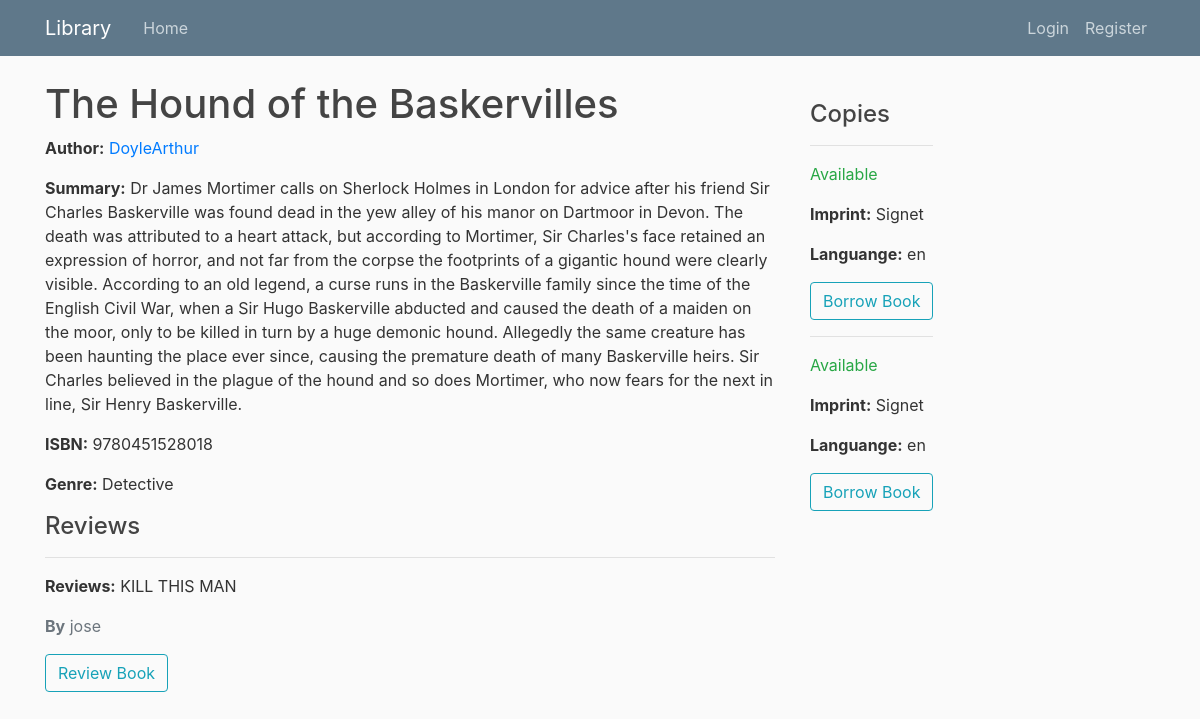
Before: /catalog/book/2/ with the older database file.
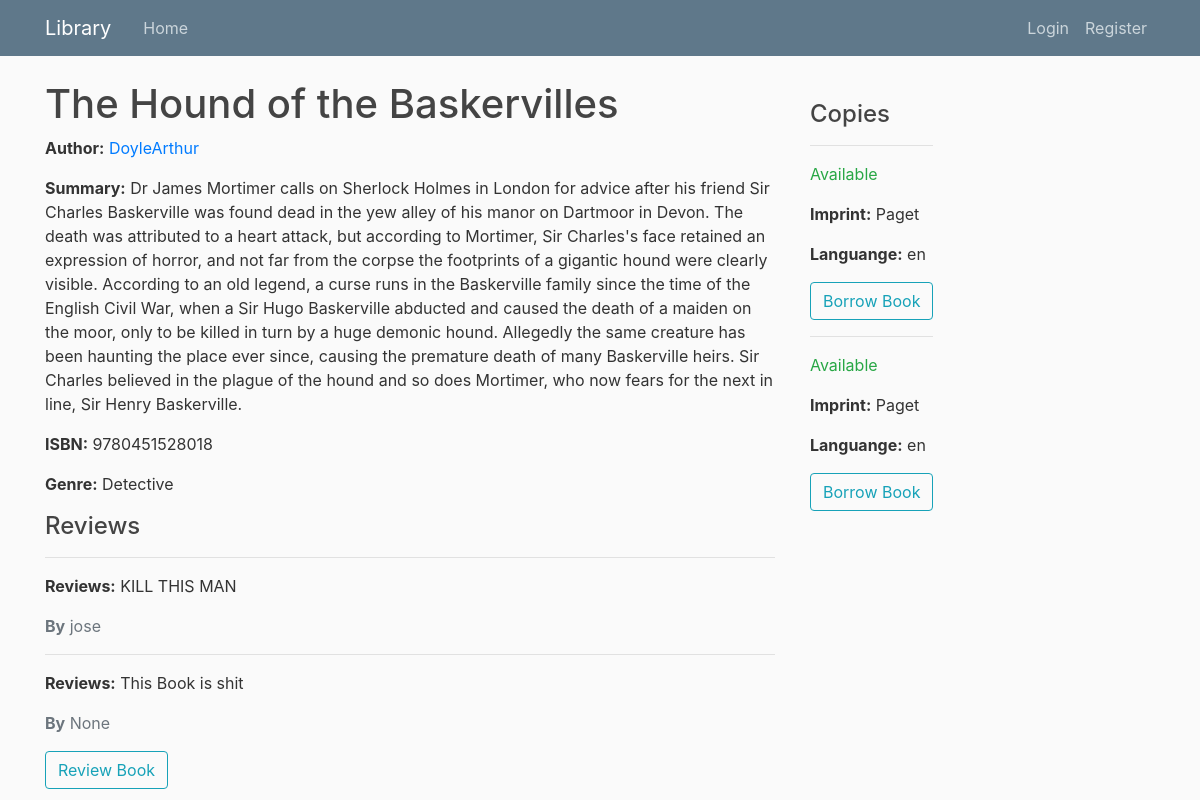
After: the same page with the newer database file.
### catalog/models.py (models this page shows, shortened)
class Book(models.Model):
    title=models.CharField(max_length=200)
    author=models.ForeignKey('Author',on_delete=models.SET_NULL,null=True)
    summary=models.TextField(max_length=1000,help_text="Enter a brief desciption of Book")
    isbn=models.CharField("ISBN",max_length=13,help_text="13 Character ISBN Number")
    genre=models.ManyToManyField(Genre,help_text="Select a genre for this book!")

class Author(models.Model):
    first_name=models.CharField(max_length=100)
    last_name=models.CharField(max_length=100)
    data_of_birth=models.DateField(null=True,blank=True)
    date_of_death=models.DateField('Died',null=True,blank=True)
    class Meta:
        ordering=['last_name','first_name']
    def __str__(self):
        return f'{self.last_name}{self.first_name}'

class Genre(models.Model):
    name=models.CharField(max_length=200,help_text="Enter a Genra(e.g Detective)")
    def __str__(self):
        return self.name

class Reviews(models.Model):
    book=models.ForeignKey("Book",on_delete=models.PROTECT,db_constraint=False,null=True)
    Reviewuser=models.ForeignKey(User,on_delete=models.SET_NULL,null=True)
    review=models.CharField(max_length=200)

class BookInstance(models.Model):
    id=models.UUIDField(primary_key=True,default=uuid.uuid4,help_text="Unique ID")
    book=models.ForeignKey("Book",on_delete=models.PROTECT,db_constraint=False,null=True)
    imprint=models.CharField(max_length=200)
    due_back=models.DateField(null=True,blank=True)
    LOAN_STATUS =(
        ('a','Available'),
        ('r','Reserved'),
    )
    BookUser=models.ForeignKey(User,on_delete=models.SET_NULL,blank=True,null=True)
    Languages=(
        ('ab', 'Abkhaz'),
        ('aa', 'Afar'),
        ('af', 'Afrikaans'),
        ('ak', 'Akan'),
        ('sq', 'Albanian'),
        ('am', 'Amharic'),
        ('ar', 'Arabic'),
        ('an', 'Aragonese'),
        ('hy', 'Armenian'),
        ('as', 'Assamese'),
        ('av', 'Avaric'),
        ('ae', 'Avestan'),
        ('ay', 'Aymara'),
        ('az', 'Azerbaijani'),
        ('bm', 'Bambara'),
        ('ba', 'Bashkir'),
        ('eu', 'Basque'),
        ('be', 'Belarusian'),
        ('bn', 'Bengali'),
        ('bh', 'Bihari'),
        ('bi', 'Bislama'),
        ('bs', 'Bosnian'),
        ('br', 'Breton'),
        ('bg', 'Bulgarian'),
        ('my', 'Burmese'),
        ('ca', 'Catalan; Valencian'),
        ('ch', 'Chamorro'),
        ('ce', 'Chechen'),
        ('ny', 'Chichewa; Chewa; Nyanja'),
        ('zh', 'Chinese'),
        ('cv', 'Chuvash'),
        ('kw', 'Cornish'),
        ('co', 'Corsican'),
        ('cr', 'Cree'),
        ('hr', 'Croatian'),
        ('cs', 'Czech'),
        ('da', 'Danish'),
        ('dv', 'Divehi; Maldivian;'),
        ('nl', 'Dutch'),
        ('dz', 'Dzongkha'),
        ('en', 'English'),
        ('eo', 'Esperanto'),
        ('et', 'Estonian'),
        ('ee', 'Ewe'),
        ('fo', 'Faroese'),
        ('fj', 'Fijian'),
        ('fi', 'Finnish'),
        ('fr', 'French'),
        ('ff', 'Fula'),
        ('gl', 'Galician'),
        ('ka', 'Georgian'),
        ('de', 'German'),
        ('el', 'Greek, Modern'),
        ('gn', 'Guaraní'),
        ('gu', 'Gujarati'),
        ('ht', 'Haitian'),
        ('ha', 'Hausa'),
        ('he', 'Hebrew (modern)'),
        ('hz', 'Herero'),
        ('hi', 'Hindi'),
        ('ho', 'Hiri Motu'),
        ('hu', 'Hungarian'),
        ('ia', 'Interlingua'),
        ('id', 'Indonesian'),
        ('ie', 'Interlingue'),
        ('ga', 'Irish'),
        ('ig', 'Igbo'),
        ('ik', 'Inupiaq'),
        ('io', 'Ido'),
        ('is', 'Icelandic'),
        ('it', 'Italian'),
        ('iu', 'Inuktitut'),
        ('ja', 'Japanese'),
        ('jv', 'Javanese'),
        ('kl', 'Kalaallisut'),
        ('kn', 'Kannada'),
        ('kr', 'Kanuri'),
        ('ks', 'Kashmiri'),
        ('kk', 'Kazakh'),
        ('km', 'Khmer'),
        ('ki', 'Kikuyu, Gikuyu'),
        ('rw', 'Kinyarwanda'),
        ('ky', 'Kirghiz, Kyrgyz'),
        ('kv', 'Komi'),
        ('kg', 'Kongo'),
        ('ko', 'Korean'),
        ('ku', 'Kurdish'),
        ('kj', 'Kwanyama, Kuanyama'),
        ('la', 'Latin'),
        ('lb', 'Luxembourgish'),
        ('lg', 'Luganda'),
        ('li', 'Limburgish'),
        ('ln', 'Lingala'),
        ('lo', 'Lao'),
        ('lt', 'Lithuanian'),
        ('lu', 'Luba-Katanga'),
        ('lv', 'Latvian'),
        ('gv', 'Manx'),
        ('mk', 'Macedonian'),
        ('mg', 'Malagasy'),
        ('ms', 'Malay'),
        ('ml', 'Malayalam'),
        ('mt', 'Maltese'),
        ('mi', 'Māori'),
        ('mr', 'Marathi (Marāṭhī)'),
        ('mh', 'Marshallese'),
        ('mn', 'Mongolian'),
        ('na', 'Nauru'),
        ('nv', 'Navajo, Navaho'),
        ('nb', 'Norwegian Bokmål'),
        ('nd', 'North Ndebele'),
        ('ne', 'Nepali'),
        ('ng', 'Ndonga'),
        ('nn', 'Norwegian Nynorsk'),
        ('no', 'Norwegian'),
        ('ii', 'Nuosu'),
        ('nr', 'South Ndebele'),
        ('oc', 'Occitan'),
        ('oj', 'Ojibwe, Ojibwa'),
        ('cu', 'Old Church Slavonic'),
        ('om', 'Oromo'),
        ('or', 'Oriya'),
        ('os', 'Ossetian, Ossetic'),
        ('pa', 'Panjabi, Punjabi'),
        ('pi', 'Pāli'),
        ('fa', 'Persian'),
        ('pl', 'Polish'),
        ('ps', 'Pashto, Pushto'),
        ('pt', 'Portuguese'),
        ('qu', 'Quechua'),
        ('rm', 'Romansh'),
        ('rn', 'Kirundi'),
        ('ro', 'Romanian, Moldavan'),
        ('ru', 'Russian'),
        ('sa', 'Sanskrit (Saṁskṛta)'),
        ('sc', 'Sardinian'),
        ('sd', 'Sindhi'),
        ('se', 'Northern Sami'),
        ('sm', 'Samoan'),
        ('sg', 'Sango'),
        ('sr', 'Serbian'),
        ('gd', 'Scottish Gaelic'),
        ('sn', 'Shona'),
        ('si', 'Sinhala, Sinhalese'),
        ('sk', 'Slovak'),
        ('sl', 'Slovene'),
        ('so', 'Somali'),
        ('st', 'Southern Sotho'),
        ('es', 'Spanish; Castilian'),
        ('su', 'Sundanese'),
        ('sw', 'Swahili'),
        ('ss', 'Swati'),
        ('sv', 'Swedish'),
        ('ta', 'Tamil'),
        ('te', 'Telugu'),
        ('tg', 'Tajik'),
        ('th', 'Thai'),
        ('ti', 'Tigrinya'),
        ('bo', 'Tibetan'),
        ('tk', 'Turkmen'),
        ('tl', 'Tagalog'),
        ('tn', 'Tswana'),
        ('to', 'Tonga'),
        ('tr', 'Turkish'),
        ('ts', 'Tsonga'),
        ('tt', 'Tatar'),
        ('tw', 'Twi'),
        ('ty', 'Tahitian'),
        ('ug', 'Uighur, Uyghur'),
        ('uk', 'Ukrainian'),
        ('ur', 'Urdu'),
        ('uz', 'Uzbek'),
        ('ve', 'Venda'),
        ('vi', 'Vietnamese'),
        ('vo', 'Volapük'),
        ('wa', 'Walloon'),
        ('cy', 'Welsh'),
        ('wo', 'Wolof'),
        ('fy', 'Western Frisian'),
        ('xh', 'Xhosa'),
        ('yi', 'Yiddish'),
        ('yo', 'Yoruba'),
        ('za', 'Zhuang, Chuang'),
        ('zu', 'Zulu'),
    )
    status=models.CharField(
        max_length=1,
        choices=LOAN_STATUS,
        blank=True,
        default='m',
        help_text='Book availability',
    )
    Lang=models.CharField(
        max_length=2,
        choices=Languages,
        blank=True,
        default='m',
        help_text='Languages',
    )
    class Meta:
        ordering=['due_back']

### catalog/views.py (the view)
# urls.py: path('book/<int:pk>/', views.BookDetailView.as_view(), name='detail'),
class BookDetailView(DetailView):
    model = Book

### catalog/templates/catalog/book_detail.html (shortened to what this page needs)
 {% extends "catalog/base.html" %}
 {% block content %}
 <h1> {{ book.title }}</h1>
  <p><strong>Author:</strong> <a href="">{{ book.author }}</a></p>
  <p><strong>Summary:</strong> {{ book.summary }}</p>
  <p><strong>ISBN:</strong> {{ book.isbn }}</p>
  <p><strong>Genre:</strong> {{ book.genre.all|join:", " }}</p>
  <h4>Reviews</h4>
    {% for review in book.reviews_set.all %}
      <hr>
      <p><strong>Reviews:</strong> {{ review.review }}</p>
      <p class="text-muted"><strong>By</strong> {{ review.Reviewuser }}</p>
    {% endfor %}
     <button class="btn btn-outline-info" type="button" onclick="location.href='{% url 'review-create' pk=book.id %}'" >Review Book</button>
  </div>
  <div style="margin-left:20px;margin-top:20px">
    <h4>Copies</h4>
    {% for copy in book.bookinstance_set.all %}
      <hr>
      <p class="{% if copy.status == 'a' %}text-success{% elif copy.status == 'm' %}text-danger{% else %}text-warning{% endif %}">
        {{ copy.get_status_display }}
      </p>
      <p><strong>Imprint:</strong> {{ copy.imprint }}</p>
      <p><strong>Languange:</strong> {{ copy.Lang }}</p>
      <button class="btn btn-outline-info" type="button" onclick="location.href='{% url 'reserve' pk=copy.id %}'" >Borrow Book</button>
    {% endfor %}
{% endblock content %}

### catalog/templates/catalog/base.html (shortened to what this page needs)
{%load static%}
<html>
<head>
<link rel="stylesheet" href="https://maxcdn.bootstrapcdn.com/bootstrap/4.0.0/css/bootstrap.min.css">
<link rel="stylesheet" type="text/css" href="{% static 'css/main.css' %}">
</head>
<body>
<header class="site-header">
      <nav class="navbar navbar-expand-md navbar-dark bg-steel fixed-top">
        <div class="container">
          <a class="navbar-brand mr-4" href="{% url 'index' %}">Library</a>
          <div class="collapse navbar-collapse" id="navbarToggle">
            <div class="navbar-nav mr-auto">
              <a class="nav-item nav-link" href="{% url 'index' %}">Home</a>
            </div>
            <div class="navbar-nav">
            {% if user.is_authenticated %}
                <a class="nav-item nav-link" href="{% url 'profile' %}">Profile</a>
                <a class="nav-item nav-link" href="{% url 'logout' %}">Logout</a>
            {% else %}
                <a class="nav-item nav-link" href="{% url 'login' %}">Login</a>
                <a class="nav-item nav-link" href="{% url 'register' %}">Register</a>
            {%endif%}
            </div>
          </div>
        </div>
      </nav>
    </header>
     <main role="main" class="container">
      <div class="row">
        <div class="col-md-8">
          {% block content %}{% endblock %}
        </div>
        </main>
</body>
</html>

### catalog/static/css/main.css (style rules this page uses)
body { background: #fafafa; color: #333333; margin-top: 5rem; }
h1, h2, h3, h4, h5, h6 { color: #444444; }
.bg-steel { background-color: #5f788a; }
.site-header .navbar-nav .nav-link { color: #cbd5db; }

Changed rows visible on the page:
removed BookInstance: status "Available", imprint "Signet", Lang "en"
removed BookInstance: status "Available", imprint "Signet", Lang "en"
added Reviews: review "This Book is shit", Reviewuser "None"
added BookInstance: status "Available", imprint "Paget", Lang "en"
added BookInstance: status "Available", imprint "Paget", Lang "en"
